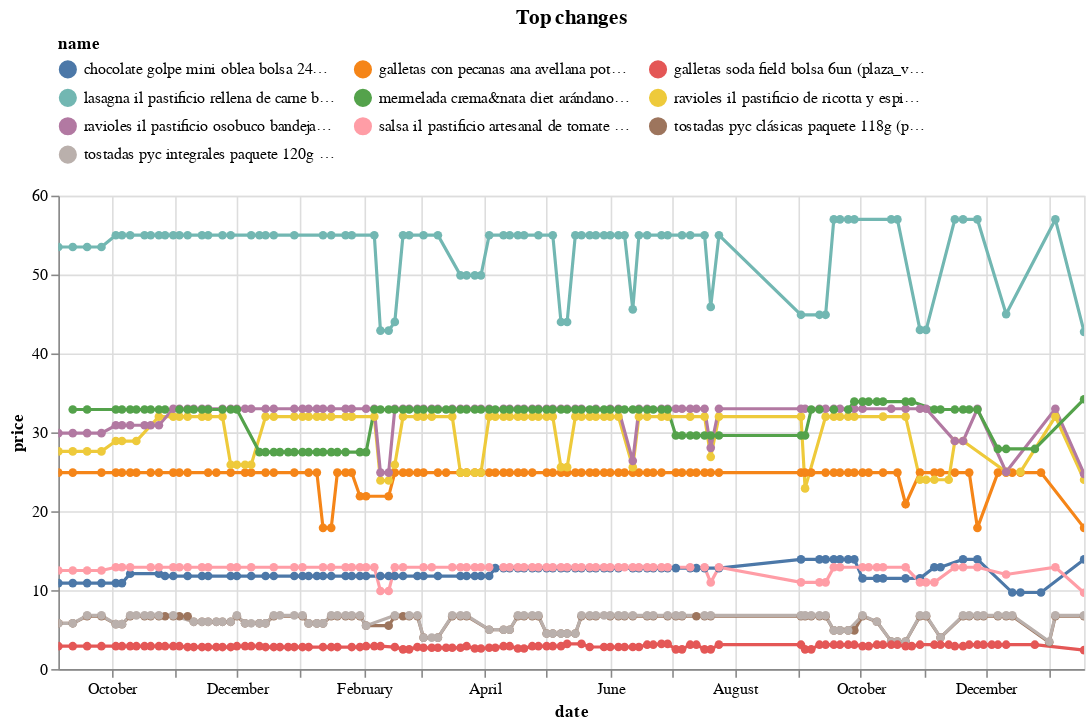

Source (notebook cell):
### Code cell
top_changes.head(10).pipe(plot_changes, 'Top changes')

### Figure 1 — Vega-Lite specification as saved in the notebook (floating-point values rounded to 4 significant figures; data arrays with more than 128 entries replaced by an {"elided": "..."} marker saying what was removed)
{"config": {"view": {"continuousWidth": 300, "continuousHeight": 300}, "legend": {"columns": 3, "orient": "top"}}, "data": {"name": "data-19d84f0ed4c131ea3a944b139087148b"}, "mark": {"type": "line", "point": true}, "encoding": {"color": {"field": "name", "scale": {"domain": ["chocolate golpe mini oblea bolsa 24un (plaza_vea)", "galletas con pecanas ana avellana pote 250g (plaza_vea)", "galletas soda field bolsa 6un (plaza_vea)", "lasagna il pastificio rellena de carne bandeja 1kg (plaza_vea)", "mermelada crema&nata diet arándano frasco 330g (plaza_vea)", "ravioles il pastificio de ricotta y espinaca bandeja 500g (plaza_vea)", "ravioles il pastificio osobuco bandeja 500g (plaza_vea)", "salsa il pastificio artesanal de tomate pote 250g (plaza_vea)", "tostadas pyc clásicas paquete 118g (plaza_vea)", "tostadas pyc integrales paquete 120g (plaza_vea)"]}, "type": "nominal"}, "tooltip": [{"field": "name", "type": "nominal"}, {"field": "price", "type": "quantitative"}, {"field": "last_price", "type": "quantitative"}], "x": {"field": "date", "type": "temporal"}, "y": {"field": "price", "type": "quantitative"}}, "params": [{"name": "param_1", "select": {"type": "point", "fields": ["name"]}, "bind": "legend"}, {"name": "param_2", "select": {"type": "interval", "encodings": ["x", "y"]}, "bind": "scales"}], "title": "Top changes", "transform": [{"filter": {"param": "param_1"}}], "width": 650, "$schema": "https://vega.github.io/schema/vega-lite/v5.16.3.json", "datasets": {"data-19d84f0ed4c131ea3a944b139087148b": {"elided": "953 records"}}}
